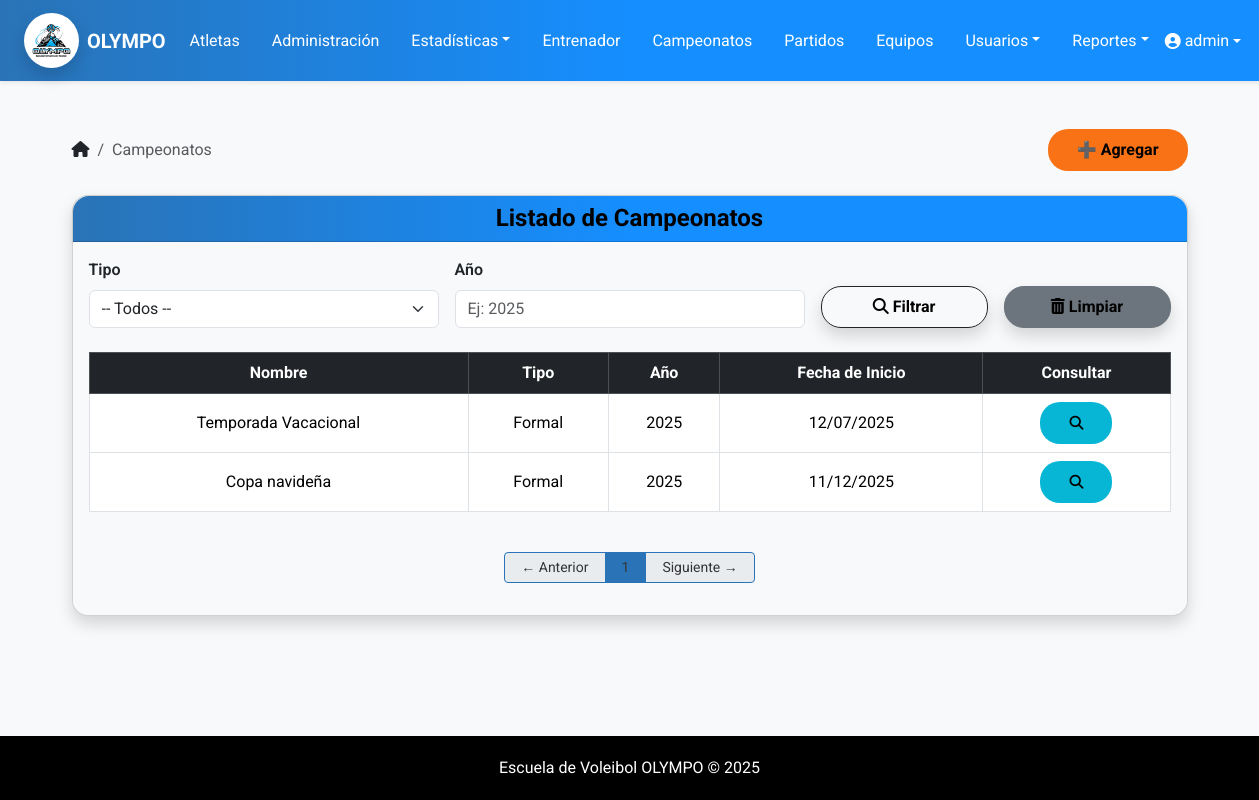
/atletas/campeonatos/ (signed in), run on the app's committed database.
### atletas/models.py (models this page shows, shortened)
class Campeonato(models.Model):
    TIPO_CHOICES = [
        ('formal', 'Formal'),
        ('amistoso', 'Amistoso'),
    ]
    nombre = models.CharField(max_length=100)
    tipo = models.CharField(max_length=10, choices=TIPO_CHOICES)
    anio = models.PositiveIntegerField()
    fecha_inicio = models.DateField(blank=True, null=True)
    descripcion = models.TextField(blank=True)

### atletas/views.py (the view)
# urls.py: path('campeonatos/', views.lista_campeonatos, name='lista_campeonatos'),
@user_passes_test(lambda u: es_admin(u) or es_entrenador(u))
def lista_campeonatos(request):
    campeonatos = Campeonato.objects.all().order_by('-anio')
    tipo = request.GET.get('tipo')
    anio = request.GET.get('anio')
    if tipo:
        campeonatos = campeonatos.filter(tipo=tipo)
    if anio:
        campeonatos = campeonatos.filter(anio=anio)
    paginator = Paginator(campeonatos, 10)  # Número de campeonatos por página
    page_number = request.GET.get('page')
    page_obj = paginator.get_page(page_number)
    valores = {
        'tipo': tipo,
        'anio': anio,
    }
    return render(request, 'campeonatos/lista_campeonatos.html', {
        'campeonatos': page_obj,  # <- este es el objeto paginado
        'page_obj': page_obj,     # <- este es necesario para la paginación
        'valores': valores,
    })

### atletas/context_processors.py (called while the page is built)
def role_flags(request):
    u = request.user
    atleta_id = None
    if u.is_authenticated and es_atleta(u):  # ✅ propiedad
        if hasattr(u, "atleta"):
            atleta_id = u.atleta.id
    return {
        "is_admin": es_admin(u),
        "is_trainer": es_entrenador(u),
        "is_athlete": es_atleta(u),
        "atleta_id": atleta_id,
    }

### atletas/utils/roles.py (called while the page is built)
def es_admin(user):
    return user.is_authenticated and (user.is_superuser or user.groups.filter(name='Administrador').exists())

def es_entrenador(user):
    return user.is_authenticated and (
        user.groups.filter(name='Entrenador').exists() or hasattr(user, 'entrenador')
    )

def es_atleta(user):
    return user.is_authenticated and hasattr(user, 'atleta')  # por la OneToOne

### templates/campeonatos/lista_campeonatos.html (shortened to what this page needs)
{% extends 'base.html' %}
{% load static %}
{% block content %}
  <div class="d-flex justify-content-between align-items-center mb-3">
    <nav aria-label="breadcrumb" class="mb-0">
      <ol class="breadcrumb mb-0">
        <li class="breadcrumb-item">
          <a href="{% url 'menu_principal' %}" class="text-dark">
            <i class="fa-solid fa-house"></i>
          </a>
        </li>
        <li class="breadcrumb-item active" aria-current="page">Campeonatos</li>
      </ol>
    </nav>
    <a href="{% url 'registrar_campeonato' %}" class="btn" style="background: #f97316;">
      ➕ Agregar
    </a>
  </div>
  <div class="card shadow rounded-4">
    <div class="card-header bg-dark text-white text-center rounded-top-4">
      <h4 class="mb-0">Listado de Campeonatos</h4>
    </div>
    <div class="card-body bg-light rounded-bottom-4">
      <form method="get" class="row g-3 mb-4 align-items-end">
        <div class="col-lg-4 col-md-6">
          <label class="form-label fw-semibold">Tipo</label>
          <select name="tipo" class="form-select">
            <option value="">-- Todos --</option>
          </select>
        </div>
        <div class="col-lg-4 col-md-6">
          <label class="form-label fw-semibold">Año</label>
          <input type="number" name="anio" class="form-control" placeholder="Ej: 2025" value="{{ valores.anio|default_if_none:'' }}">
        </div>
        <div class="col-lg-2 col-6">
          <button type="submit" class="btn btn-outline-dark w-100 shadow">
            <i class="fas fa-search"></i> Filtrar
          </button>
        </div>
        <div class="col-lg-2 col-6">
          <a href="{% url 'lista_campeonatos' %}" class="btn btn-secondary w-100 shadow"> <i class="fas fa-trash-alt"></i>
            Limpiar
          </a>
        </div>
      </form>
      <div class="table-responsive">
        <table class="table table-bordered table-hover align-middle text-center">
          <thead class="table-dark">
            <tr>
              <th>Nombre</th>
              <th>Tipo</th>
              <th>Año</th>
              <th>Fecha de Inicio</th>
              <th>Consultar</th>
            </tr>
          </thead>
          <tbody>
            {% for campeonato in campeonatos %}
              <tr>
                <td>{{ campeonato.nombre }}</td>
                <td>{{ campeonato.get_tipo_display }}</td>
                <td>{{ campeonato.anio }}</td>
                <td>{{ campeonato.fecha_inicio|date:"d/m/Y" }}</td>
                <td>
                  <a href="{% url 'detalle_campeonato' campeonato.id %}"
                     class="btn btn-sm" style="background: #06b6d4;"
                     title="Ver Detalles">
                    <i class="fas fa-search"></i>
                  </a>
                </td>
              </tr>
            {% empty %}
              <tr>
                <td colspan="5">No hay campeonatos registrados.</td>
              </tr>
            {% endfor %}
          </tbody>
        </table>
      </div>
      <div class="d-flex justify-content-center mt-4">
        <nav>
          <ul class="pagination pagination-sm">
            {% if page_obj.has_previous %}
              <li class="page-item">
                <a class="page-link px-3 py-1" href="?page={{ page_obj.previous_page_number }}{% if valores.tipo %}&tipo={{ valores.tipo }}{% endif %}{% if valores.anio %}&anio={{ valores.anio }}{% endif %}">← Anterior</a>
              </li>
            {% else %}
              <li class="page-item disabled">
                <span class="page-link px-3 py-1">← Anterior</span>
              </li>
            {% endif %}
            {% for num in page_obj.paginator.page_range %}
              {% if page_obj.number == num %}
                <li class="page-item active">
                  <span class="page-link px-3 py-1">{{ num }}</span>
                </li>
              {% else %}
                <li class="page-item">
                  <a class="page-link px-3 py-1" href="?page={{ num }}{% if valores.tipo %}&tipo={{ valores.tipo }}{% endif %}{% if valores.anio %}&anio={{ valores.anio }}{% endif %}">{{ num }}</a>
                </li>
              {% endif %}
            {% endfor %}
            {% if page_obj.has_next %}
              <li class="page-item">
                <a class="page-link px-3 py-1" href="?page={{ page_obj.next_page_number }}{% if valores.tipo %}&tipo={{ valores.tipo }}{% endif %}{% if valores.anio %}&anio={{ valores.anio }}{% endif %}">Siguiente →</a>
              </li>
            {% else %}
              <li class="page-item disabled">
                <span class="page-link px-3 py-1">Siguiente →</span>
              </li>
            {% endif %}
          </ul>
        </nav>
      </div>
    </div>
  </div>
{% endblock %}

### templates/base.html (shortened to what this page needs)
<!DOCTYPE html>
{% load static %}
<html lang="es">
<head>
    <link href="https://cdn.jsdelivr.net/npm/bootstrap@5.3.3/dist/css/bootstrap.min.css" rel="stylesheet">
    <link rel="stylesheet" href="https://cdnjs.cloudflare.com/ajax/libs/font-awesome/6.5.0/css/all.min.css">
    <link rel="stylesheet" href="{% static 'css/estilos.css' %}">
</head>
<body>
    <nav class="navbar navbar-expand-lg bg-escovol navbar-dark shadow-sm">
        <div class="container-fluid px-4">
            <a class="navbar-brand d-flex align-items-center">
                <img src="{% static 'img/logo-olympo.jpeg' %}" alt="Logo Olympo" width="55" height="55" class="me-2 rounded-circle shadow">
                <span class="fw-bold text-white">OLYMPO</span>
            </a>
            <div class="collapse navbar-collapse justify-content-between" id="navbarMenu">
                <ul class="navbar-nav mx-auto gap-3">
                    {% if is_admin or is_trainer %}
                        <li class="nav-item"><a class="nav-link text-white" href="{% url 'lista_atletas' %}">Atletas</a></li>
                        <li class="nav-item"><a class="nav-link text-white" href="{% url 'administracion' %}">Administración</a></li>
                        <li class="nav-item dropdown">
                            <a class="nav-link dropdown-toggle text-white" href="#" data-bs-toggle="dropdown">Estadísticas</a>
                        </li>
                        <li class="nav-item"><a class="nav-link text-white" href="{% url 'lista_entrenadores' %}">Entrenador</a></li>
                        <li class="nav-item"><a class="nav-link text-white" href="{% url 'lista_campeonatos' %}">Campeonatos</a></li>
                        <li class="nav-item"><a class="nav-link text-white" href="{% url 'lista_partidos' %}">Partidos</a></li>
                        <li class="nav-item"><a class="nav-link text-white" href="{% url 'listar_equipos' %}">Equipos</a></li>
                        {% if is_admin %}
                            <li class="nav-item dropdown">
                                <a class="nav-link dropdown-toggle text-white" href="#" data-bs-toggle="dropdown">Usuarios</a>
                            </li>
                        {% endif %}
                        <li class="nav-item dropdown">
                            <a class="nav-link dropdown-toggle text-white" href="#" data-bs-toggle="dropdown">Reportes</a>
                        </li>
                    {% endif %}
                </ul>
                <ul class="navbar-nav">
                    {% if user.is_authenticated %}
                        <li class="nav-item dropdown">
                            <a class="nav-link dropdown-toggle d-flex align-items-center text-white" href="#" role="button" data-bs-toggle="dropdown">
                                <i class="fa-solid fa-user-circle me-1"></i>
                                {{ user.get_full_name|default:user.username }}
                            </a>
                        </li>
                    {% else %}
                        <li class="nav-item">
                            <a class="nav-link text-white fw-semibold" href="{% url 'login' %}">
                                <i class="fas fa-sign-in-alt me-1"></i> Iniciar sesión
                            </a>
                        </li>
                    {% endif %}
                </ul>
            </div>
        </div>
    </nav>
    <main class="container py-5">
        {% block content %}{% endblock %}
    </main>
    <footer>
        Escuela de Voleibol OLYMPO © {{ year|default:2025 }}
    </footer>
</body>
</html>

### static/css/estilos.css (style rules this page uses)
.card-header { background: linear-gradient(to right, #1A4B7D, #2A73B6, #5C9DCC); color: #f8f4f4 !important; box-shadow: 0 2px 4px rgba(0, 0, 0, 0.1); }
.card-header h4 { font-weight: bold; }
.btn-success, .btn-danger, .btn-warning, .btn-secondary, .btn-info, .btn-primary, .btn { padding: 8px 28px; border-radius: 20px; line-height: 24px; font-weight: bold; color: black; }
.pagination .page-link { color: #343434; }
.pagination .page-item.active .page-link { background-color: #2A73B6; border-color: #2A73B6; }
.pagination .page-item .page-link { border-color: #2A73B6; }

### templates/base.html (style rules this page uses)
html, body { height: 100%; margin: 0; display: flex; flex-direction: column; }
main { flex: 1; }
body { font-family: 'Roboto', sans-serif; background-color: #f8f9fa; color: #212529; }
.navbar-brand { font-weight: bold; color: #070303 !important; }
.bg-escovol { background: linear-gradient(to right, #2A73B6, #158EFF, #158EFF); }
footer { margin-top: 40px; padding: 20px 0; background-color: #000000; color: white; text-align: center; }
.card-header { background: linear-gradient(to right, #2A73B6, #158EFF, #158EFF); color: #000000 !important; box-shadow: 0 2px 4px rgba(0, 0, 0, 0.1); }
.pagination .page-link { color: #343434; }
.pagination .page-item.active .page-link { background-color: #2A73B6; border-color: #2A73B6; }
.pagination .page-item .page-link { border-color: #2A73B6; }

### data on the page
Campeonato: nombre "Temporada Vacacional", tipo "Formal", anio "2025", fecha_inicio "12/07/2025"
Campeonato: nombre "Copa navideña", tipo "Formal", anio "2025", fecha_inicio "11/12/2025"

### other printed values
{{ user.get_full_name|default:user.username }} "admin"
{{ num }} "1"
{{ year|default:2025 }} "2025"
